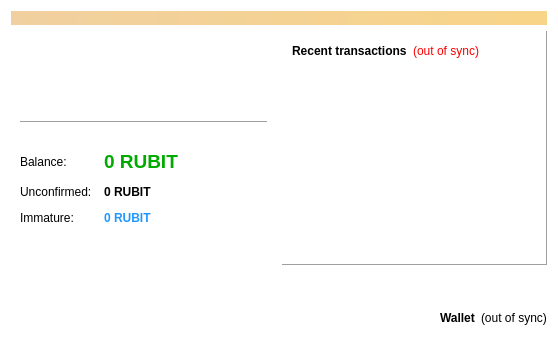
<?xml version="1.0" encoding="UTF-8"?>
<ui version="4.0">
 <class>OverviewPage</class>
 <widget class="QWidget" name="OverviewPage">
  <property name="geometry">
   <rect>
    <x>0</x>
    <y>0</y>
    <width>558</width>
    <height>339</height>
   </rect>
  </property>
  <property name="maximumSize">
   <size>
    <width>16777215</width>
    <height>16777215</height>
   </size>
  </property>
  <property name="windowTitle">
   <string>Form</string>
  </property>
  <property name="windowIcon">
   <iconset resource="../rublebit.qrc">
    <normaloff>:/icons/rublebit</normaloff>:/icons/rublebit</iconset>
  </property>
  <property name="autoFillBackground">
   <bool>false</bool>
  </property>
  <property name="styleSheet">
   <string notr="true">background-color: rgb(255, 255, 255);
alternate-background-color: rgb(255, 255, 255);</string>
  </property>
  <layout class="QVBoxLayout" name="topLayout">
   <item>
    <widget class="QLabel" name="labelAlerts">
     <property name="visible">
      <bool>false</bool>
     </property>
     <property name="styleSheet">
      <string notr="true">background-color: qlineargradient(x1: 0, y1: 0, x2: 1, y2: 0, stop:0 #F0D0A0, stop:1 #F8D488); color:#000000;</string>
     </property>
     <property name="wordWrap">
      <bool>true</bool>
     </property>
     <property name="margin">
      <number>3</number>
     </property>
    </widget>
   </item>
   <item>
    <layout class="QHBoxLayout" name="horizontalLayout" stretch="1,1">
     <item>
      <layout class="QVBoxLayout" name="verticalLayout_2">
       <item>
        <widget class="QFrame" name="frame">
         <property name="autoFillBackground">
          <bool>false</bool>
         </property>
         <property name="styleSheet">
          <string notr="true">background-color: qlineargradient(spread:pad, x1:0.005, y1:0, x2:1, y2:0, stop:0.00402413 rgba(255, 255, 255, 0), stop:0.43863 rgba(0, 188, 255, 0), stop:1 rgba(255, 255, 255, 0));</string>
         </property>
         <property name="frameShape">
          <enum>QFrame::NoFrame</enum>
         </property>
         <property name="frameShadow">
          <enum>QFrame::Raised</enum>
         </property>
         <layout class="QVBoxLayout" name="verticalLayout_4">
          <item>
           <widget class="QLabel" name="label_2">
            <property name="minimumSize">
             <size>
              <width>200</width>
              <height>75</height>
             </size>
            </property>
            <property name="styleSheet">
             <string notr="true">image: url(:/images/res/images/logo.png);
background-color: rgba(255, 255, 255, 0);</string>
            </property>
            <property name="midLineWidth">
             <number>0</number>
            </property>
            <property name="text">
             <string/>
            </property>
            <property name="wordWrap">
             <bool>false</bool>
            </property>
            <property name="margin">
             <number>0</number>
            </property>
            <property name="indent">
             <number>-1</number>
            </property>
            <property name="openExternalLinks">
             <bool>false</bool>
            </property>
           </widget>
          </item>
          <item>
           <widget class="Line" name="line_2">
            <property name="orientation">
             <enum>Qt::Horizontal</enum>
            </property>
           </widget>
          </item>
          <item>
           <spacer name="horizontalSpacer_4">
            <property name="orientation">
             <enum>Qt::Horizontal</enum>
            </property>
            <property name="sizeHint" stdset="0">
             <size>
              <width>40</width>
              <height>20</height>
             </size>
            </property>
           </spacer>
          </item>
          <item>
           <layout class="QFormLayout" name="formLayout_2">
            <property name="fieldGrowthPolicy">
             <enum>QFormLayout::AllNonFixedFieldsGrow</enum>
            </property>
            <property name="horizontalSpacing">
             <number>12</number>
            </property>
            <property name="verticalSpacing">
             <number>12</number>
            </property>
            <item row="0" column="0">
             <widget class="QLabel" name="label">
              <property name="styleSheet">
               <string notr="true">background-color: qlineargradient(spread:pad, x1:0.005, y1:0, x2:1, y2:0, stop:0.00402413 rgba(255, 255, 255, 0), stop:0.43863 rgba(0, 188, 255, 0), stop:1 rgba(255, 255, 255, 0));</string>
              </property>
              <property name="text">
               <string>Balance:</string>
              </property>
             </widget>
            </item>
            <item row="0" column="1">
             <widget class="QLabel" name="labelBalance">
              <property name="font">
               <font>
                <family>Ubuntu</family>
                <pointsize>14</pointsize>
                <weight>75</weight>
                <italic>false</italic>
                <bold>true</bold>
               </font>
              </property>
              <property name="cursor">
               <cursorShape>IBeamCursor</cursorShape>
              </property>
              <property name="toolTip">
               <string>Your current balance</string>
              </property>
              <property name="styleSheet">
               <string notr="true">color: rgb(0, 170, 0);
font: 75 bold 14pt &quot;Ubuntu&quot;;</string>
              </property>
              <property name="text">
               <string notr="true">0 RUBIT</string>
              </property>
              <property name="textInteractionFlags">
               <set>Qt::LinksAccessibleByMouse|Qt::TextSelectableByKeyboard|Qt::TextSelectableByMouse</set>
              </property>
             </widget>
            </item>
            <item row="1" column="0">
             <widget class="QLabel" name="label_3">
              <property name="styleSheet">
               <string notr="true">background-color: qlineargradient(spread:pad, x1:0.005, y1:0, x2:1, y2:0, stop:0.00402413 rgba(255, 255, 255, 0), stop:0.43863 rgba(0, 188, 255, 0), stop:1 rgba(255, 255, 255, 0));</string>
              </property>
              <property name="text">
               <string>Unconfirmed:</string>
              </property>
             </widget>
            </item>
            <item row="1" column="1">
             <widget class="QLabel" name="labelUnconfirmed">
              <property name="font">
               <font>
                <weight>75</weight>
                <bold>true</bold>
               </font>
              </property>
              <property name="cursor">
               <cursorShape>IBeamCursor</cursorShape>
              </property>
              <property name="toolTip">
               <string>Total of transactions that have yet to be confirmed, and do not yet count toward the current balance</string>
              </property>
              <property name="autoFillBackground">
               <bool>false</bool>
              </property>
              <property name="styleSheet">
               <string notr="true">background-color:  rgba(255, 255, 255, 0);

</string>
              </property>
              <property name="text">
               <string notr="true">0 RUBIT</string>
              </property>
              <property name="textInteractionFlags">
               <set>Qt::LinksAccessibleByMouse|Qt::TextSelectableByKeyboard|Qt::TextSelectableByMouse</set>
              </property>
             </widget>
            </item>
            <item row="2" column="0">
             <widget class="QLabel" name="labelImmatureText">
              <property name="styleSheet">
               <string notr="true">background-color: qlineargradient(spread:pad, x1:0.005, y1:0, x2:1, y2:0, stop:0.00402413 rgba(255, 255, 255, 0), stop:0.43863 rgba(0, 188, 255, 0), stop:1 rgba(255, 255, 255, 0));</string>
              </property>
              <property name="text">
               <string>Immature:</string>
              </property>
             </widget>
            </item>
            <item row="2" column="1">
             <widget class="QLabel" name="labelImmature">
              <property name="font">
               <font>
                <weight>75</weight>
                <bold>true</bold>
               </font>
              </property>
              <property name="toolTip">
               <string>Mined balance that has not yet matured</string>
              </property>
              <property name="styleSheet">
               <string notr="true">background-color: rgba(255, 255, 255, 0);
color: rgb(32, 151, 255);</string>
              </property>
              <property name="text">
               <string notr="true">0 RUBIT</string>
              </property>
              <property name="textInteractionFlags">
               <set>Qt::LinksAccessibleByMouse|Qt::TextSelectableByKeyboard|Qt::TextSelectableByMouse</set>
              </property>
             </widget>
            </item>
           </layout>
          </item>
          <item>
           <spacer name="horizontalSpacer_3">
            <property name="orientation">
             <enum>Qt::Horizontal</enum>
            </property>
            <property name="sizeHint" stdset="0">
             <size>
              <width>40</width>
              <height>20</height>
             </size>
            </property>
           </spacer>
          </item>
          <item>
           <spacer name="verticalSpacer">
            <property name="orientation">
             <enum>Qt::Vertical</enum>
            </property>
            <property name="sizeHint" stdset="0">
             <size>
              <width>20</width>
              <height>40</height>
             </size>
            </property>
           </spacer>
          </item>
         </layout>
        </widget>
       </item>
      </layout>
     </item>
     <item>
      <layout class="QVBoxLayout" name="verticalLayout_3">
       <item>
        <widget class="QFrame" name="frame_2">
         <property name="styleSheet">
          <string notr="true">background-color: qlineargradient(spread:pad, x1:0.005, y1:0, x2:1, y2:0, stop:0.00402413 rgba(255, 255, 255, 0), stop:0.43863 rgba(0, 188, 255, 0), stop:1 rgba(255, 255, 255, 0));</string>
         </property>
         <property name="frameShape">
          <enum>QFrame::Panel</enum>
         </property>
         <property name="frameShadow">
          <enum>QFrame::Raised</enum>
         </property>
         <layout class="QVBoxLayout" name="verticalLayout">
          <item>
           <layout class="QHBoxLayout" name="horizontalLayout_2">
            <item>
             <widget class="QLabel" name="label_4">
              <property name="text">
               <string>&lt;b&gt;Recent transactions&lt;/b&gt;</string>
              </property>
             </widget>
            </item>
            <item>
             <widget class="QLabel" name="labelTransactionsStatus">
              <property name="toolTip">
               <string>The displayed information may be out of date. Your wallet automatically synchronizes with the RubleBit network after a connection is established, but this process has not completed yet.</string>
              </property>
              <property name="styleSheet">
               <string notr="true">QLabel { color: red; }</string>
              </property>
              <property name="text">
               <string notr="true">(out of sync)</string>
              </property>
              <property name="alignment">
               <set>Qt::AlignRight|Qt::AlignTrailing|Qt::AlignVCenter</set>
              </property>
             </widget>
            </item>
            <item>
             <spacer name="horizontalSpacer">
              <property name="orientation">
               <enum>Qt::Horizontal</enum>
              </property>
              <property name="sizeHint" stdset="0">
               <size>
                <width>40</width>
                <height>20</height>
               </size>
              </property>
             </spacer>
            </item>
           </layout>
          </item>
          <item>
           <widget class="QListView" name="listTransactions">
            <property name="styleSheet">
             <string notr="true">QListView { background: transparent; }</string>
            </property>
            <property name="frameShape">
             <enum>QFrame::NoFrame</enum>
            </property>
            <property name="verticalScrollBarPolicy">
             <enum>Qt::ScrollBarAlwaysOff</enum>
            </property>
            <property name="horizontalScrollBarPolicy">
             <enum>Qt::ScrollBarAlwaysOff</enum>
            </property>
            <property name="selectionMode">
             <enum>QAbstractItemView::NoSelection</enum>
            </property>
           </widget>
          </item>
         </layout>
        </widget>
       </item>
       <item>
        <spacer name="verticalSpacer_2">
         <property name="orientation">
          <enum>Qt::Vertical</enum>
         </property>
         <property name="sizeHint" stdset="0">
          <size>
           <width>20</width>
           <height>40</height>
          </size>
         </property>
        </spacer>
       </item>
       <item>
        <layout class="QHBoxLayout" name="horizontalLayout_4">
         <item>
          <spacer name="horizontalSpacer_2">
           <property name="orientation">
            <enum>Qt::Horizontal</enum>
           </property>
           <property name="sizeHint" stdset="0">
            <size>
             <width>40</width>
             <height>20</height>
            </size>
           </property>
          </spacer>
         </item>
         <item>
          <widget class="QLabel" name="label_5">
           <property name="font">
            <font>
             <weight>75</weight>
             <bold>true</bold>
            </font>
           </property>
           <property name="styleSheet">
            <string notr="true">background-color: qlineargradient(spread:pad, x1:0.005, y1:0, x2:1, y2:0, stop:0.00402413 rgba(255, 255, 255, 0), stop:0.43863 rgba(0, 188, 255, 0), stop:1 rgba(255, 255, 255, 0));</string>
           </property>
           <property name="text">
            <string>Wallet</string>
           </property>
          </widget>
         </item>
         <item>
          <widget class="QLabel" name="labelWalletStatus">
           <property name="toolTip">
            <string>The displayed information may be out of date. Your wallet automatically synchronizes with the RubleBit network after a connection is established, but this process has not completed yet.</string>
           </property>
           <property name="autoFillBackground">
            <bool>false</bool>
           </property>
           <property name="styleSheet">
            <string notr="true">background-color: qlineargradient(spread:pad, x1:0.005, y1:0, x2:1, y2:0, stop:0.00402413 rgba(255, 255, 255, 0), stop:0.43863 rgba(0, 188, 255, 0), stop:1 rgba(255, 255, 255, 0));</string>
           </property>
           <property name="text">
            <string notr="true">(out of sync)</string>
           </property>
           <property name="alignment">
            <set>Qt::AlignLeading|Qt::AlignLeft|Qt::AlignVCenter</set>
           </property>
          </widget>
         </item>
        </layout>
       </item>
      </layout>
     </item>
    </layout>
   </item>
  </layout>
 </widget>
 <resources>
  <include location="../rublebit.qrc"/>
 </resources>
 <connections/>
</ui>
